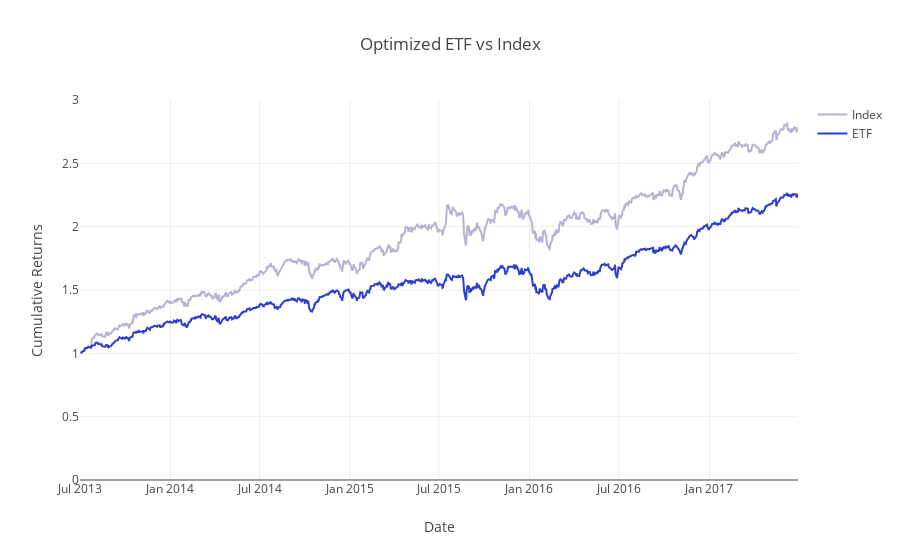

Notebook code cell kept with this figure:
### Markdown cell above
With our ETF weights built, let's compare it to the index. Run the next cell to calculate the ETF returns and compare it to the index returns.

### Code cell
optim_etf_returns = generate_weighted_returns(returns, optimal_single_rebalance_etf_weights)
optim_etf_cumulative_returns = calculate_cumulative_returns(optim_etf_returns)
project_helper.plot_benchmark_returns(index_weighted_cumulative_returns, optim_etf_cumulative_returns, 'Optimized ETF vs Index')

optim_etf_tracking_error = tracking_error(np.sum(index_weighted_returns, 1), np.sum(optim_etf_returns, 1))
print('Optimized ETF Tracking Error: {}'.format(optim_etf_tracking_error))

### Figure 1 — Plotly figure (JSON) as saved in the notebook; plotly's stock layout.template omitted (floating-point values rounded to 4 significant figures; data arrays with more than 128 entries replaced by an {"elided": "..."} marker saying what was removed)
{"data": [{"line": {"color": "#B6B2CF"}, "name": "Index", "type": "scatter", "x": {"elided": "1009 str values"}, "y": {"elided": "1009 float values"}}, {"line": {"color": "#2D3ECF"}, "name": "ETF", "type": "scatter", "x": {"elided": "1009 str values"}, "y": {"elided": "1009 float values"}}], "layout": {"title": "Optimized ETF vs Index", "xaxis": {"title": "Date"}, "yaxis": {"range": [0, 3], "title": "Cumulative Returns"}}}
